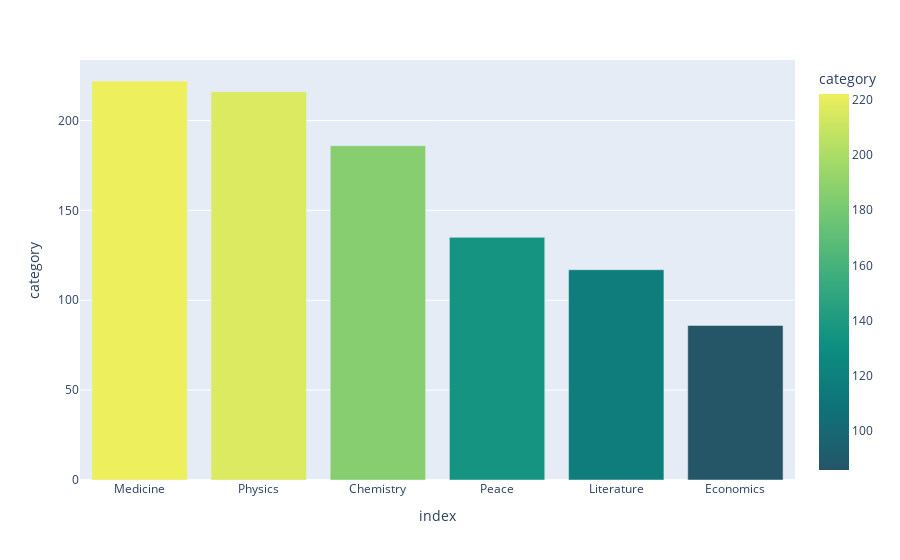

The notebook cell saved with this chart:
### Code cell
fig = px.bar(category_df, x=category_df.index, y='category', color='category', color_continuous_scale='Aggrnyl')
fig.update_layout(xaxis={'categoryorder':'total descending'})
fig.show()

### Figure 1 — Plotly figure (JSON) as saved in the notebook; plotly's stock layout.template omitted (floating-point values rounded to 4 significant figures)
{"data": [{"alignmentgroup": "True", "hovertemplate": "index=%{x}<br>category=%{marker.color}<extra></extra>", "legendgroup": "", "marker": {"color": [186, 86, 117, 222, 135, 216], "coloraxis": "coloraxis", "pattern": {"shape": ""}}, "name": "", "offsetgroup": "", "orientation": "v", "showlegend": false, "textposition": "auto", "type": "bar", "x": ["Chemistry", "Economics", "Literature", "Medicine", "Peace", "Physics"], "xaxis": "x", "y": [186, 86, 117, 222, 135, 216], "yaxis": "y"}], "layout": {"barmode": "relative", "coloraxis": {"colorbar": {"title": {"text": "category"}}, "colorscale": [[0, "rgb(36, 86, 104)"], [0.1667, "rgb(15, 114, 121)"], [0.3333, "rgb(13, 143, 129)"], [0.5, "rgb(57, 171, 126)"], [0.6667, "rgb(110, 197, 116)"], [0.8333, "rgb(169, 220, 103)"], [1, "rgb(237, 239, 93)"]]}, "legend": {"tracegroupgap": 0}, "margin": {"t": 60}, "xaxis": {"anchor": "y", "categoryorder": "total descending", "domain": [0, 1], "title": {"text": "index"}}, "yaxis": {"anchor": "x", "domain": [0, 1], "title": {"text": "category"}}}}
